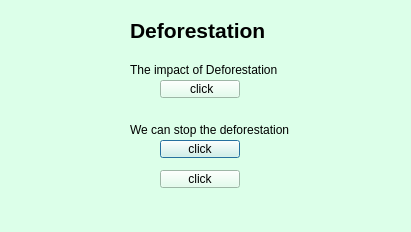
<?xml version="1.0" encoding="UTF-8"?>
<ui version="4.0">
 <class>deforestation</class>
 <widget class="QDialog" name="deforestation">
  <property name="geometry">
   <rect>
    <x>0</x>
    <y>0</y>
    <width>411</width>
    <height>232</height>
   </rect>
  </property>
  <property name="windowTitle">
   <string>Dialog</string>
  </property>
  <property name="styleSheet">
   <string notr="true">background-color: rgb(220, 255, 233);</string>
  </property>
  <widget class="QPushButton" name="link2">
   <property name="geometry">
    <rect>
     <x>160</x>
     <y>140</y>
     <width>80</width>
     <height>18</height>
    </rect>
   </property>
   <property name="text">
    <string>click</string>
   </property>
  </widget>
  <widget class="QPushButton" name="link3">
   <property name="geometry">
    <rect>
     <x>160</x>
     <y>170</y>
     <width>80</width>
     <height>18</height>
    </rect>
   </property>
   <property name="text">
    <string>click</string>
   </property>
  </widget>
  <widget class="QPushButton" name="link1">
   <property name="geometry">
    <rect>
     <x>160</x>
     <y>80</y>
     <width>80</width>
     <height>18</height>
    </rect>
   </property>
   <property name="text">
    <string> click</string>
   </property>
  </widget>
  <widget class="QLabel" name="label">
   <property name="geometry">
    <rect>
     <x>130</x>
     <y>10</y>
     <width>151</width>
     <height>41</height>
    </rect>
   </property>
   <property name="font">
    <font>
     <pointsize>16</pointsize>
     <bold>true</bold>
    </font>
   </property>
   <property name="text">
    <string>Deforestation</string>
   </property>
  </widget>
  <widget class="QLabel" name="label_2">
   <property name="geometry">
    <rect>
     <x>130</x>
     <y>60</y>
     <width>151</width>
     <height>20</height>
    </rect>
   </property>
   <property name="text">
    <string>The impact of Deforestation</string>
   </property>
  </widget>
  <widget class="QLabel" name="label_3">
   <property name="geometry">
    <rect>
     <x>130</x>
     <y>120</y>
     <width>181</width>
     <height>20</height>
    </rect>
   </property>
   <property name="text">
    <string>We can stop the deforestation</string>
   </property>
  </widget>
 </widget>
 <resources/>
 <connections/>
</ui>
